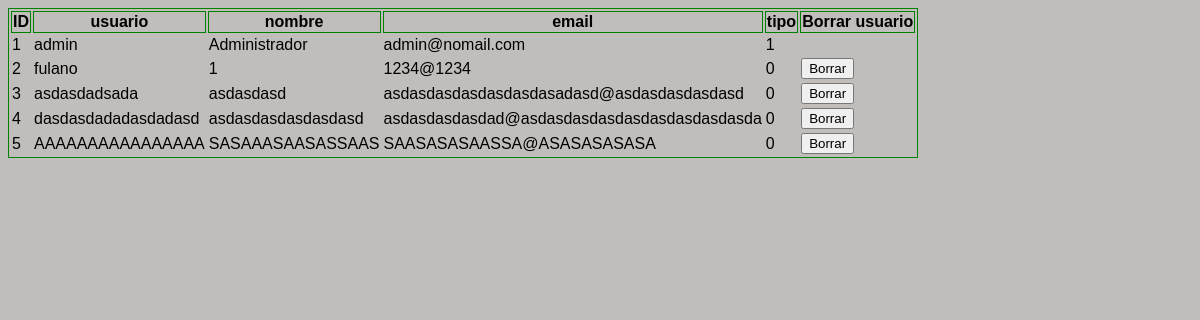
The app's page /admin.php, older data.
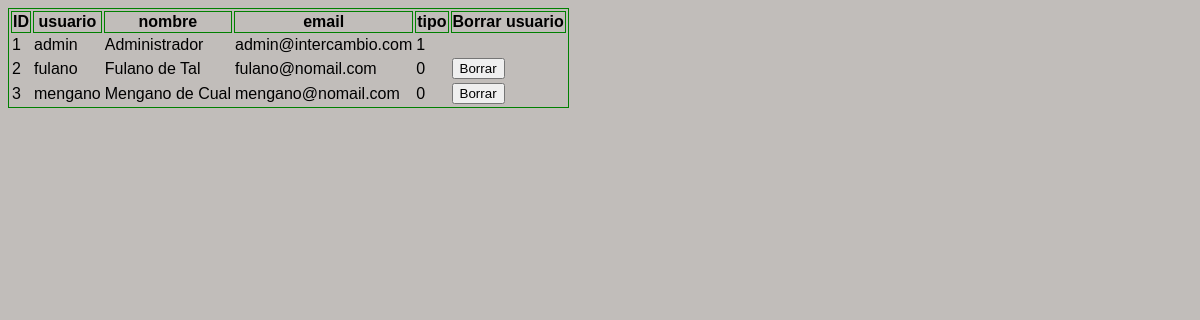
The same page, newer data.
### tables this page shows
CREATE TABLE [usuarios]
(
  [id] INTEGER PRIMARY KEY,
  [usuario] NVARCHAR(20)  NOT NULL,
  [clave] NVARCHAR(32)  NOT NULL,
  [nombre] NVARCHAR(200),
  [email] NVARCHAR(200),
  [tipo] INTEGER
);

### admin.php (the view, shortened to what this page needs)
<?php
include_once 'lib.php';
$db = new PDO("sqlite:./datos.db");
$db->exec('PRAGMA foreign_keys = ON;');
$sql=$db->prepare('SELECT * from usuarios;');
if($sql){
    $sql->execute();
    $sql->setFetchMode(PDO::FETCH_NUM);
    $all = $sql->fetchAll();
    echo "<table><tr>";
    echo "<th>ID</th>";
    echo "<th>usuario</th>";
    echo "<th>nombre</th>";
    echo "<th>email</th>";
    echo "<th>tipo</th>";
    echo "<th>Borrar usuario</th>";
    echo "</tr>";
    foreach($all as $game){
        $id=$game[0];
        echo "<tr id=\"fila$id\">";
        echo "<td>$id</td>";
        $usuario = htmlentities($game[1]);
        echo "<td>$usuario</td>";
        $nombre = htmlentities($game[3]);
        echo "<td>$nombre</td>";
        $correo = htmlentities($game[4]);
        echo "<td>$correo</td>";
        $tipo = $game[5];
        echo "<td>$tipo</td>";
        if($usuario != 'admin') {
            echo "<td><button onclick=\"deleteGame($id,'$usuario')\">Borrar</button></td>";
        }
        echo "</tr>";
    }
    echo '</table>';
}

Row changes from the older to the newer data that the page shows:
removed usuarios: id "4", usuario "dasdasdadadasdadasd", nombre "asdasdasdasdasdasd", email "asdasdasdasdad@asdasdasdasdasdasdasdasdasda", tipo "0"
removed usuarios: id "5", usuario "AAAAAAAAAAAAAAAA", nombre "SASAAASAASASSAAS", email "SAASASASAASSA@ASASASASASA", tipo "0"
changed usuarios "admin": email "admin@nomail.com" → "admin@intercambio.com"
changed usuarios "fulano": nombre "1" → "Fulano de Tal"; email "1234@1234" → "fulano@nomail.com"
changed usuarios id 3: usuario "asdasdadsada" → "mengano"; nombre "asdasdasd" → "Mengano de Cual"; email "asdasdasdasdasdasdasadasd@asdasdasdasdasd" → "mengano@nomail.com"
